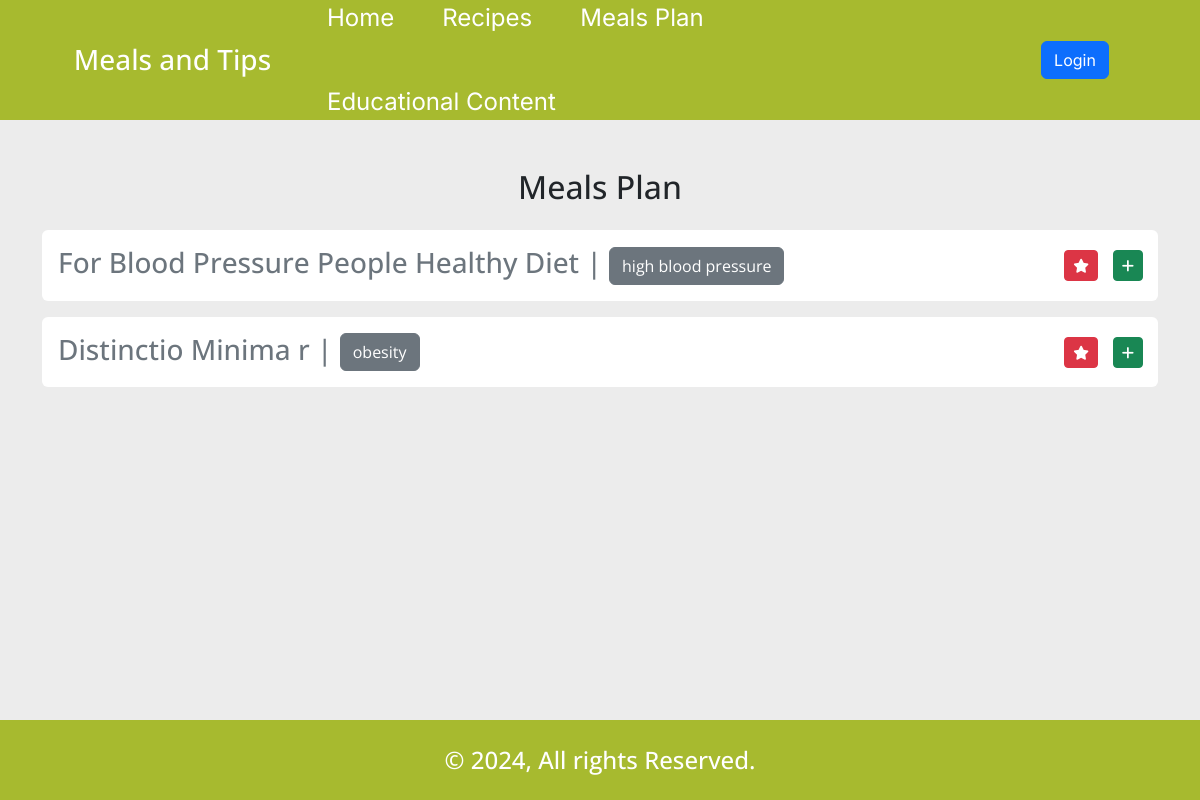
/meals_plan_list.php, run on an earlier commit of the app's database.
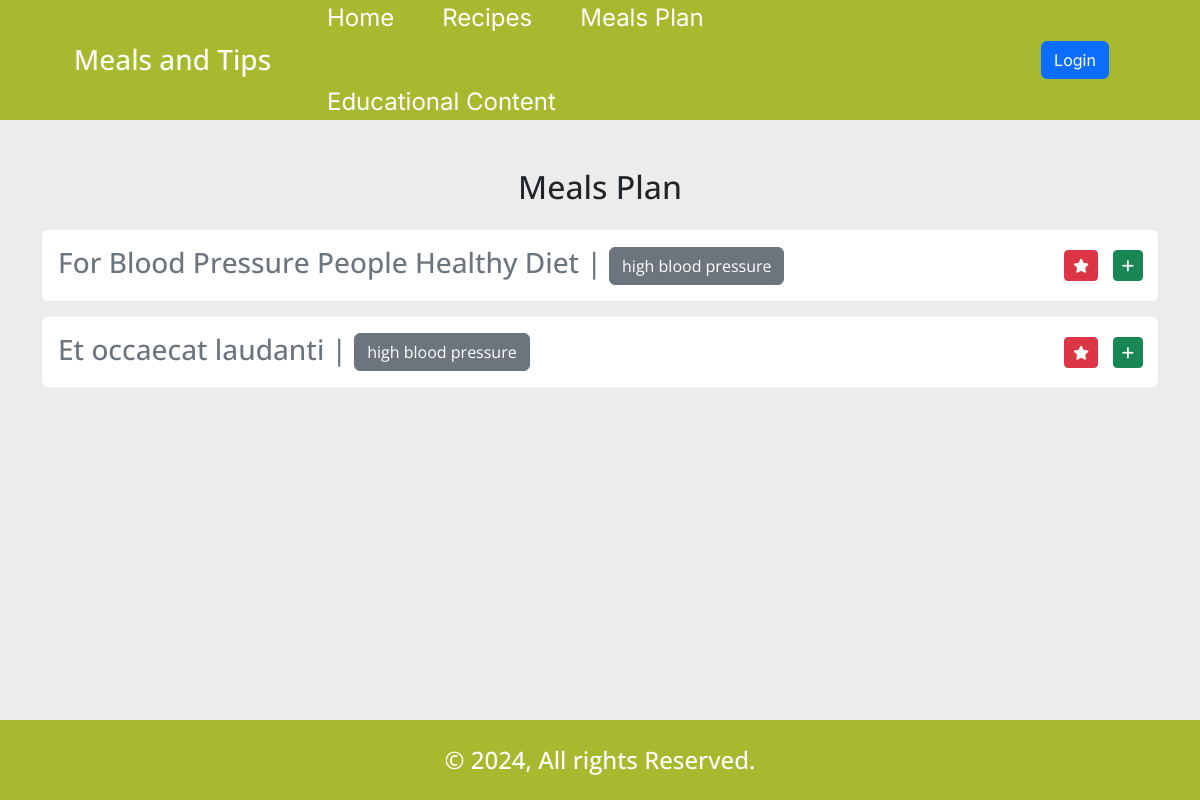
And on a later commit of the database.
### tables this page shows
CREATE TABLE `meal_plan` (
  `id` int(11) NOT NULL,
  `meal_desc` text NOT NULL,
  `cat_id` int(11) NOT NULL,
  `breakfast_time` time NOT NULL,
  `breakfast_meal` text NOT NULL,
  `snack_time` time NOT NULL,
  `snack_meal` text NOT NULL,
  `lunch_time` time NOT NULL,
  `lunch_meal` text NOT NULL,
  `dinner_time` time NOT NULL,
  `dinner_meal` text NOT NULL
);

CREATE TABLE `categories` (
  `id` int(11) NOT NULL,
  `category_name` varchar(255) NOT NULL,
  `category_img` text DEFAULT NULL
);

### core/functions.php (called while the page is built, shortened)
<?php
function isLoggedin()
{
    return isset($_SESSION['user']) ? true : false;
}

### meals_plan_list.php (the view, shortened to what this page needs)
<?php
require_once 'core/database.php';
?>
<!DOCTYPE html>
<html lang="en">
<head>
    <?php include_once 'includes/external_css.php'; ?>
    <link rel="stylesheet" href="css/style.min.css">
</head>
<body id="meals_plan">
    <?php include_once 'includes/header.php'; ?>
    <div class="container my-5">
        <div class="row">
            <div class="col-12 mb-3">
                <h2 class="text-center">Meals Plan</h2>
            </div>
            <?php $get_mp_Q = $db->query("CALL `get_meal_plans`()");
            while ($mp_list = mysqli_fetch_object($get_mp_Q)): ?>
                <div class="col-12 mb-3">
                    <div class="content bg-white rounded p-3 position-relative">
                        <h3 class="mb-0 text-secondary"><?= $mp_list->meal_desc ?> | <span class="btn btn-secondary"><?= $mp_list->category_name ?></span></h3>
                        <a href="#!" data-bs-toggle="tooltip" data-bs-placement="top" title="Add To Favorite" data-bs-offset="-40,5" data-bs-trigger="hover" class="position-absolute btn btn-sm btn-danger add_fav"><i class="fas fa-star"></i></a>
                        <a href="#!" data-bs-toggle="tooltip" data-bs-placement="top" title="Expand or Collapse" data-bs-offset="45,5" data-bs-trigger="hover" class="position-absolute btn btn-sm btn-success toggle_btn"><i class="fas fa-plus"></i></a>
                    </div>
                </div>
            <?php endwhile;
            $db->next_result(); ?>
        </div>
    </div>
    <?php include_once 'includes/footer.php'; ?>
</body>
</html>

### includes/external_css.php (shortened to what this page needs)
<link href="https://cdn.jsdelivr.net/npm/bootstrap@5.3.3/dist/css/bootstrap.min.css" rel="stylesheet">
<link rel="stylesheet" href="https://cdnjs.cloudflare.com/ajax/libs/font-awesome/6.6.0/css/all.min.css" />
<link rel="stylesheet" href="https://cdn.datatables.net/2.1.8/css/dataTables.bootstrap5.css">
<link rel="stylesheet" href="https://cdn.datatables.net/responsive/3.0.3/css/responsive.bootstrap5.css">

### includes/header.php
<header>
    <div class="container mx-auto">
        <div class="row">
            <div class="col-3 d-flex align-items-center justify-content-center">
                <div class="logo">
                    <a href="./" class="text-decoration-none">
                        <h3 class="text-white mb-0"><?= TITLE ?></h3>
                    </a>
                </div>
            </div>
            <div class="col-7 d-flex align-items-center justify-content-center">
                <ul class="nav d-flex gap-5">
                    <li>
                        <a class="fs-4" href="./">Home</a>
                    </li>
                    <li>
                        <a class="fs-4" href="./recipes_list.php">Recipes</a>
                    </li>
                    <li>
                        <a class="fs-4" href="./meals_plan_list.php">Meals Plan</a>
                    </li>
                    <li>
                        <a class="fs-4" href="./edu_list.php">Educational Content</a>
                    </li>
                </ul>
            </div>
            <div class="col-2 d-flex align-items-center justify-content-center">
                <div class="nav-buttons">
                    <?php if (isLoggedin()): ?>
                        <?php if ($userRole == 'admin'): ?>
                            <a href="./adminDashboard.php" class="btn btn-success">Dashboard</a>
                        <?php elseif ($userRole == 'nutritionist'): ?>
                            <a href="./nutritionistDashboard.php" class="btn btn-success">Dashboard</a>
                        <?php else: ?>
                            <a href="./userDashboard.php" class="btn btn-success">Dashboard</a>
                        <?php endif; ?>
                        <a href="logout.php" class="btn btn-danger">Logout</a>
                    <?php else: ?>
                        <a href="login.php" class="btn btn-primary">Login</a>
                    <?php endif; ?>
                </div>
            </div>
        </div>
    </div>
</header>

### includes/footer.php
<footer>
    <h4 class="text-white text-center mb-0">&copy; <?= date('Y') ?>, All rights Reserved.</h4>
</footer>

What changed in the data, as far as the page shows it:
removed meal_plan: meal_desc "Distinctio Minima r", cat.category_name "obesity"
added meal_plan: meal_desc "Et occaecat laudanti", cat.category_name "high blood pressure"
